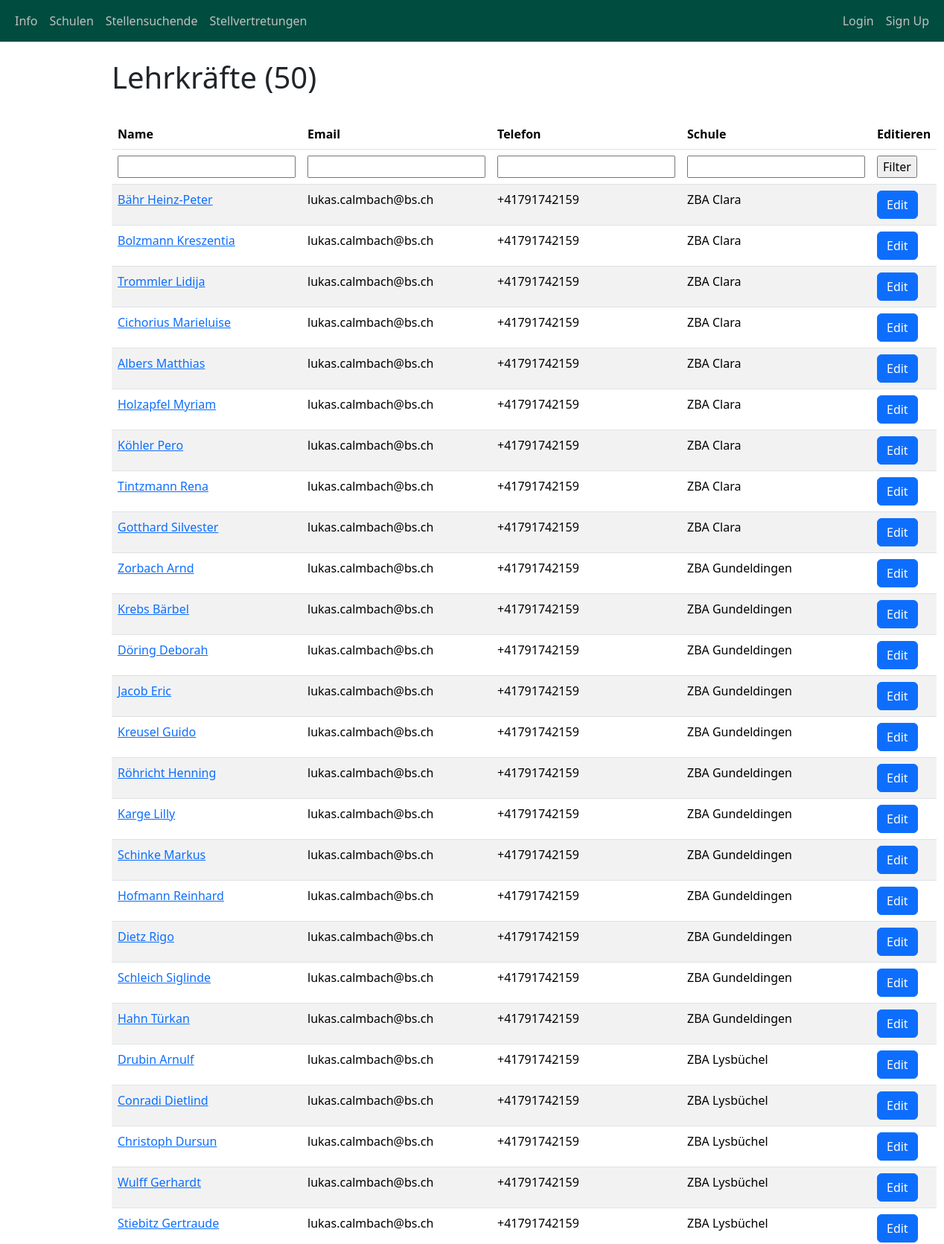
Screenshot of /school_management/teachers/ (upper part) with the database file from the repository.
### school_management/models.py (models this page shows, shortened)
class SchoolPerson(models.Model):
    school = models.ForeignKey(
        School, on_delete=models.CASCADE, related_name="school_person_schools"
    )
    person = models.ForeignKey(
        Person, on_delete=models.CASCADE, related_name="school_persons"
    )
    role = models.ForeignKey(
        SchoolPersonRole, on_delete=models.CASCADE, related_name="school_person_roles"
    )
    description = models.TextField(verbose_name="Bemerkungen", blank=True)
    class Meta:
        verbose_name = "Zuordnung Person zu Schule"
        verbose_name_plural = "Zuordnung Person zu Schule"

class Person(models.Model):
    school = models.ForeignKey(School, on_delete=models.CASCADE, related_name="person_schools", default=1)
    first_name = models.CharField(max_length=255, verbose_name="Vorname")
    last_name = models.CharField(max_length=255, verbose_name="Nachname")
    email = models.EmailField(verbose_name="Email", blank=True)
    phone_number = models.CharField(
        max_length=20, verbose_name="Telefonnummer", blank=True
    )
    year_of_birth = models.CharField(
        max_length=255, verbose_name="Jahrgang", blank=True
    )
    is_teacher = models.BooleanField(verbose_name="LehrerIn", default=False)
    is_candidate = models.BooleanField(verbose_name="KandidatIn für Stellvertretung", default=False)
    is_manager = models.BooleanField(
        verbose_name="Leitung/Administration",
        default=False
    )
    available_from_date = models.DateField(
        verbose_name="Verfügbar ab", blank=True, null=True
    )
    available_to_date = models.DateField(
        verbose_name="Verfügbar ab", blank=True, null=True
    )
    availability_mo_am = models.BooleanField(verbose_name="Montag Vormittag", default=False)
    availability_tu_am = models.BooleanField(verbose_name="Dienstag Vormittag", default=False)
    availability_we_am = models.BooleanField(verbose_name="Mittwoch Vormittag", default=False)
    availability_th_am = models.BooleanField(verbose_name="Donnerstag Vormittag", default=False)
    availability_fr_am = models.BooleanField(verbose_name="Freitag Vormittag", default=False)
    availability_mo_pm = models.BooleanField(verbose_name="Montag Nachmittag", default=False)
    availability_tu_pm = models.BooleanField(verbose_name="Dienstag Nachmittag", default=False)
    availability_we_pm = models.BooleanField(verbose_name="Mittwoch Nachmittag", default=False)
    availability_th_pm = models.BooleanField(verbose_name="Donnerstag Nachmittag", default=False)
    availability_fr_pm = models.BooleanField(verbose_name="Freitag Nachmittag", default=False)
    availability_comment = models.TextField(
        max_length=500, verbose_name="Bemerkungen zur Verfügbarkeit", blank=True
    )
    gender = models.ForeignKey('Gender', on_delete=models.CASCADE, verbose_name="Geschlecht", default=1)
    description = models.TextField(
        max_length=500, verbose_name="Bemerkungen", blank=True
    )
    subjects = models.ManyToManyField('Subject', related_name='person_subjects', blank=True)  # Many-to-many relationship
    @property
    def fullname(self):
        return f"{self.last_name} {self.first_name}"
    class Meta:
        verbose_name = "Person"
        verbose_name_plural = "Personen"
        ordering = ['last_name', 'first_name']

class School(models.Model):
    name = models.CharField(max_length=255, verbose_name="Standort")
    level = models.ForeignKey(
        Level,
        on_delete=models.CASCADE,
        verbose_name="Stufe",
        related_name="levels",
        default=1,
    )
    address = models.CharField(max_length=255, verbose_name="Adresse")
    url = models.URLField(verbose_name="Webseite", blank=True)
    location = models.ForeignKey(
        Location,
        on_delete=models.CASCADE,
        verbose_name="Ort",
        related_name="locations",
        default=1,
    )
    plz = models.IntegerField(verbose_name="Postleitzahl", default=4000)
    class Meta:
        verbose_name = "Standort"
        verbose_name_plural = "Standorte"
        ordering = ['name']

### school_management/views.py (the view)
# urls.py: path("teachers/", TeacherListView.as_view(), name="teacher_list"),
class TeacherListView(ListView):
    model = SchoolPerson
    template_name = "school_management/teacher_list.html"  # Path to the template
    context_object_name = "teachers"
    def get_queryset(self):
        queryset = (
            super()
            .get_queryset()
            .filter(role__id=4)
            .annotate(
                teacher=Concat(
                    F("person__first_name"), Value(" "), F("person__last_name")
                )
            )
        )
        name_filter = self.request.GET.get("name_filter", "")
        email_filter = self.request.GET.get("email_filter", "")
        phone_filter = self.request.GET.get("phone_filter", "")
        school_filter = self.request.GET.get("school_filter", "")
        if name_filter:
            queryset = queryset.filter(person__last_name__icontains=name_filter)
        if email_filter:
            queryset = queryset.filter(person__email__icontains=email_filter)
        if phone_filter:
            queryset = queryset.filter(person__phone_number__icontains=phone_filter)
        if school_filter:
            queryset = queryset.filter(school__name__icontains=school_filter)
        queryset = queryset.order_by("school__name", "teacher")
        return queryset

### templates/school_management/teacher_list.html (shortened to what this page needs)
{% extends "base.html" %}
{% block content %}
<div class="table-container">
    <h1>Lehrkräfte ({{teachers|length}})</h1>
    <br>
    <form method="get" action="">
        <table id="teachers" class="table table-striped">
            <thead>
                <tr>
                    <th>Name</th>
                    <th>Email</th>
                    <th>Telefon</th>
                    <th>Schule</th>
                    <th>Editieren</th>
                </tr>
                <tr>
                    <th><input type="text" name="name_filter" value="{{ request.GET.name_filter }}"></th>
                    <th><input type="text" name="email_filter" value="{{ request.GET.email_filter }}"></th>
                    <th><input type="text" name="phone_filter" value="{{ request.GET.phone_filter }}"></th>
                    <th><input type="text" name="school_filter" value="{{ request.GET.school_filter }}"></th>
                    <th><input type="submit" value="Filter"></th>
                </tr>
            </thead>
            <tbody>
                {% for school_person in teachers %}
                <tr>
                  <td><a href="{% url 'teacher_detail' pk=school_person.pk %}">{{ school_person.person.fullname }}</a></td>
                    <td>{{ school_person.person.email }}</td>
                    <td>{{ school_person.person.phone_number }}</td>
                    <td>{{ school_person.school.name }}</td>
                    <td><a href="{% url 'teacher_edit' pk=school_person.pk %}" class="btn btn-primary">Edit</a></td>
                </tr>
                {% endfor %}
            </tbody>
        </table>
    </form>
</div>
{% endblock %}

### static/css/styles.css (style rules this page uses)
.table-container { margin-left: 150px; margin-right: 150px; }

### rows the page displays
SchoolPerson: person.fullname "Bähr Heinz-Peter", person.email "lukas.calmbach@bs.ch", person.phone_number "+41791742159", school.name "ZBA Clara"
SchoolPerson: person.fullname "Bolzmann Kreszentia", person.email "lukas.calmbach@bs.ch", person.phone_number "+41791742159", school.name "ZBA Clara"
SchoolPerson: person.fullname "Trommler Lidija", person.email "lukas.calmbach@bs.ch", person.phone_number "+41791742159", school.name "ZBA Clara"
SchoolPerson: person.fullname "Cichorius Marieluise", person.email "lukas.calmbach@bs.ch", person.phone_number "+41791742159", school.name "ZBA Clara"
SchoolPerson: person.fullname "Albers Matthias", person.email "lukas.calmbach@bs.ch", person.phone_number "+41791742159", school.name "ZBA Clara"
SchoolPerson: person.fullname "Holzapfel Myriam", person.email "lukas.calmbach@bs.ch", person.phone_number "+41791742159", school.name "ZBA Clara"
SchoolPerson: person.fullname "Köhler Pero", person.email "lukas.calmbach@bs.ch", person.phone_number "+41791742159", school.name "ZBA Clara"
SchoolPerson: person.fullname "Tintzmann Rena", person.email "lukas.calmbach@bs.ch", person.phone_number "+41791742159", school.name "ZBA Clara"
SchoolPerson: person.fullname "Gotthard Silvester", person.email "lukas.calmbach@bs.ch", person.phone_number "+41791742159", school.name "ZBA Clara"
SchoolPerson: person.fullname "Zorbach Arnd", person.email "lukas.calmbach@bs.ch", person.phone_number "+41791742159", school.name "ZBA Gundeldingen"
SchoolPerson: person.fullname "Krebs Bärbel", person.email "lukas.calmbach@bs.ch", person.phone_number "+41791742159", school.name "ZBA Gundeldingen"
SchoolPerson: person.fullname "Döring Deborah", person.email "lukas.calmbach@bs.ch", person.phone_number "+41791742159", school.name "ZBA Gundeldingen"
SchoolPerson: person.fullname "Jacob Eric", person.email "lukas.calmbach@bs.ch", person.phone_number "+41791742159", school.name "ZBA Gundeldingen"
SchoolPerson: person.fullname "Kreusel Guido", person.email "lukas.calmbach@bs.ch", person.phone_number "+41791742159", school.name "ZBA Gundeldingen"
SchoolPerson: person.fullname "Röhricht Henning", person.email "lukas.calmbach@bs.ch", person.phone_number "+41791742159", school.name "ZBA Gundeldingen"
SchoolPerson: person.fullname "Karge Lilly", person.email "lukas.calmbach@bs.ch", person.phone_number "+41791742159", school.name "ZBA Gundeldingen"
SchoolPerson: person.fullname "Schinke Markus", person.email "lukas.calmbach@bs.ch", person.phone_number "+41791742159", school.name "ZBA Gundeldingen"
SchoolPerson: person.fullname "Hofmann Reinhard", person.email "lukas.calmbach@bs.ch", person.phone_number "+41791742159", school.name "ZBA Gundeldingen"
SchoolPerson: person.fullname "Dietz Rigo", person.email "lukas.calmbach@bs.ch", person.phone_number "+41791742159", school.name "ZBA Gundeldingen"
SchoolPerson: person.fullname "Schleich Siglinde", person.email "lukas.calmbach@bs.ch", person.phone_number "+41791742159", school.name "ZBA Gundeldingen"
SchoolPerson: person.fullname "Hahn Türkan", person.email "lukas.calmbach@bs.ch", person.phone_number "+41791742159", school.name "ZBA Gundeldingen"
SchoolPerson: person.fullname "Drubin Arnulf", person.email "lukas.calmbach@bs.ch", person.phone_number "+41791742159", school.name "ZBA Lysbüchel"
SchoolPerson: person.fullname "Conradi Dietlind", person.email "lukas.calmbach@bs.ch", person.phone_number "+41791742159", school.name "ZBA Lysbüchel"
SchoolPerson: person.fullname "Christoph Dursun", person.email "lukas.calmbach@bs.ch", person.phone_number "+41791742159", school.name "ZBA Lysbüchel"
SchoolPerson: person.fullname "Wulff Gerhardt", person.email "lukas.calmbach@bs.ch", person.phone_number "+41791742159", school.name "ZBA Lysbüchel"
SchoolPerson: person.fullname "Stiebitz Gertraude", person.email "lukas.calmbach@bs.ch", person.phone_number "+41791742159", school.name "ZBA Lysbüchel"

### other values shown
{{ teachers|length }} "50"
